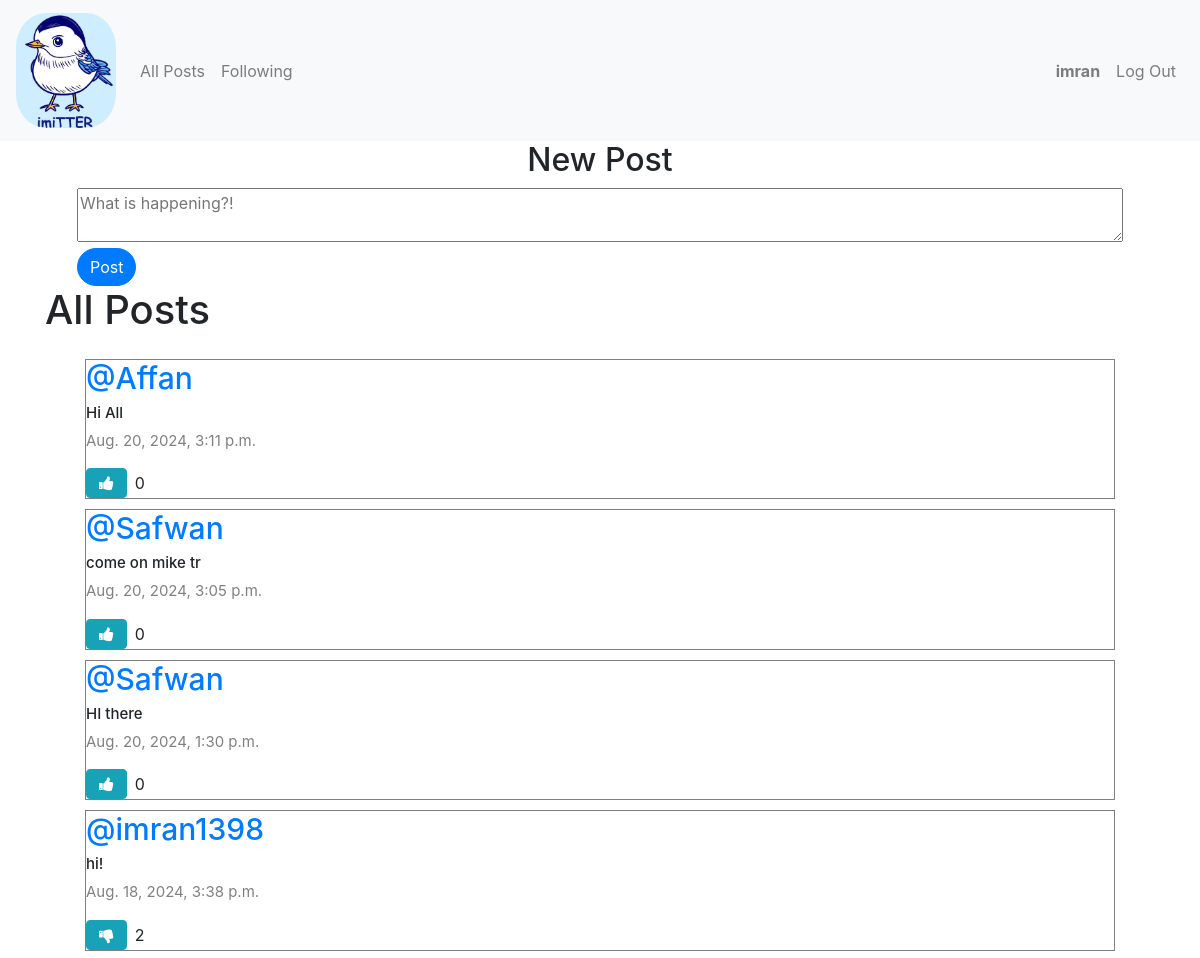
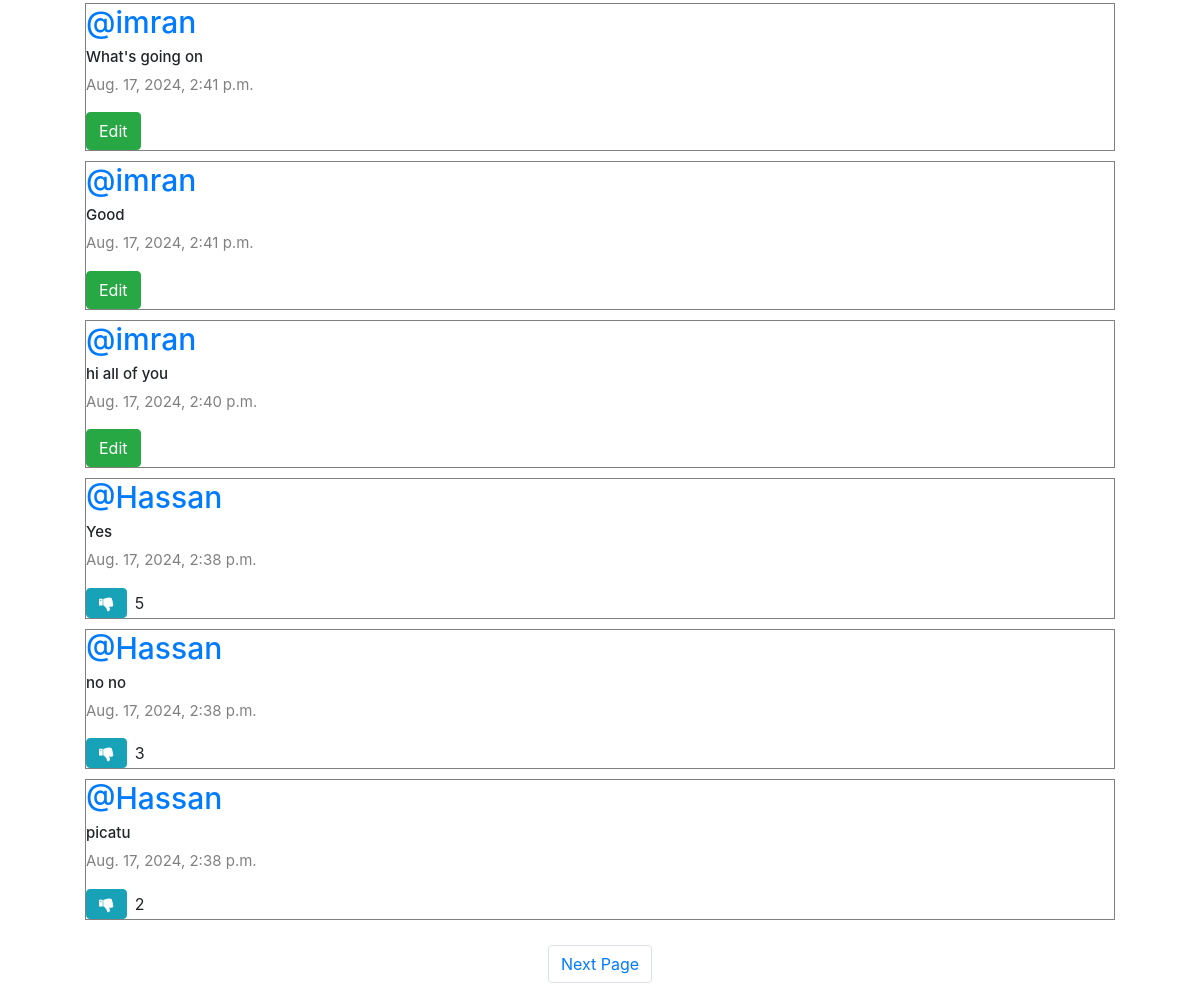
/ (signed in), run on the app's committed database (2 pictures, top to bottom).
### network/models.py (models this page shows, shortened)
class User(AbstractUser):
    pass

class Post(models.Model):
    content = models.CharField(max_length=140)
    user = models.ForeignKey(User, on_delete=models.CASCADE, related_name="author")
    date = models.DateTimeField(auto_now_add=True)
    def like_count(self):
        return self.post_like.count()

### network/views.py (the view)
# urls.py: path("", views.index, name="index"),
def index(request):
    allPosts = Post.objects.all().order_by("id").reverse()
    paginator = Paginator(allPosts, 10)
    page_number = request.GET.get('page')
    posts_of_the_page = paginator.get_page(page_number)
    allLikes = Like.objects.all()
    whoYouLiked = [like.post.id for like in allLikes if like.user.id == request.user.id]
    return render(request, "network/index.html", {
        "posts_of_the_page": posts_of_the_page,
        "whoYouLiked": whoYouLiked,
    })

### network/templates/network/index.html (shortened to what this page needs)
{% extends "network/layout.html" %}
{% block body %}
{% if user.is_authenticated %}
<div class="new-post">
    <h2>New Post</h2>
    <form action="{% url 'newPost' %}" method="post">
        <textarea name="content" row="4" cols="100" placeholder="What is happening?!"></textarea>
        <br />
        <input type="submit" value="Post" class="btn btn-primary" style="border-radius: 20px;">
    </form>
</div>
{% endif %}
<h1>All Posts</h1>
<div class="all-posts">
    {% for post in posts_of_the_page %}
    <div class="row post">
        <h5 class="username"><a href="{% url 'profile' user_id=post.user.id %}">@{{ post.user }}</a></h5>
        <h6 class="content" id="content_{{ post.id }}">{{ post.content }}</h6>
        <p class="date">{{ post.date }}</p>
        <div class="d-flex justify-content-between align-items-center like-unlike-buttons">
            {% if user.is_authenticated %}
            {% if user == post.user %}
            <button class="btn btn-success" data-toggle="modal"
                data-target="#modal_edit_post_{{ post.id }}">Edit</button>
            {% else %}
            <div class="d-flex align-items-center">
                <button
                    class="btn btn-info fa {% if post.id in whoYouLiked %}fa-thumbs-down{% else %}fa-thumbs-up{% endif %}"
                    onclick="likeHandler({{ post.id }}, {{ whoYouLiked }})" id="{{ post.id }}"></button>
                <p id="like-count-{{ post.id }}" class="ml-2 mb-0">{{ post.like_count }}</p>
            </div>
            {% endif %}
            {% endif %}
        </div>
    </div>
    {% endfor %}
</div>
<nav aria-label="Page navigation example">
    <ul class="pagination d-flex justify-content-center">
        {% if posts_of_the_page.has_next %}
        <li class="page-item"><a class="page-link" href="?page={{ posts_of_the_page.next_page_number }}">Next Page</a>
        </li>
        {% endif %}
    </ul>
</nav>
{% endblock %}

### network/templates/network/layout.html (shortened to what this page needs)
{% load static %}
<!DOCTYPE html>
<html lang="en">
<head>
    <link rel="stylesheet" href="https://stackpath.bootstrapcdn.com/bootstrap/4.4.1/css/bootstrap.min.css"
>
    <link href="{% static 'network/styles.css' %}" rel="stylesheet">
    <link rel="stylesheet" href="https://cdnjs.cloudflare.com/ajax/libs/font-awesome/4.7.0/css/font-awesome.min.css">
</head>
<body>
    <nav class="navbar navbar-expand-lg navbar-light bg-light">
        <a class="navbar-brand" href="{% url 'index' %}">
            <img class="img-fluid" src="{% static 'Images/blue.jpg' %}" alt="imiTTER"
                style="max-width: 100px; border-radius: 30%;">
        </a>
        <ul class="navbar-nav d-flex w-100 align-items-center">
            <li class="nav-item">
                <a class="nav-link" href="{% url 'index' %}">All Posts</a>
            </li>
            {% if user.is_authenticated %}
            <li class="nav-item">
                <a class="nav-link" href="{% url 'following' %}">Following</a>
            </li>
            {% endif %}
            {% if user.is_authenticated %}
            <li class="nav-item">
                <a class="nav-link" href="{% url 'profile' user_id=user.id %}"><strong>{{ user.username }}</strong></a>
            </li>
            <li class="nav-item">
                <a class="nav-link" href="{% url 'logout' %}">Log Out</a>
            </li>
            {% endif %}
        </ul>
    </nav>
    <div class="body container">
        {% block body %}
        {% endblock %}
    </div>
</body>
</html>

### network/static/network/styles.css (style rules this page uses)
.new-post { display: flex; flex-direction: column; justify-content: center; align-items: center; }
.all-posts { display: flex; justify-content: flex-start; flex-direction: column; margin: 20px; }
.post { border: 0.1px solid gray; display: flex; justify-content: center; flex-direction: column; box-sizing: border-box; margin: 5px 20px; }
.content { font-size: 15px; }
.username { font-size: 30px; }
.date { color: gray; font-size: 15px; }

### data on the page
User: username "imran"
Post: user "Affan", content "Hi All", date "Aug. 20, 2024, 3:11 p.m.", like_count "0"
Post: user "Safwan", content "come on mike tr", date "Aug. 20, 2024, 3:05 p.m.", like_count "0"
Post: user "Safwan", content "HI there", date "Aug. 20, 2024, 1:30 p.m.", like_count "0"
Post: user "imran1398", content "hi!", date "Aug. 18, 2024, 3:38 p.m.", like_count "2"
Post: user "imran", content "What's going on", date "Aug. 17, 2024, 2:41 p.m."
Post: user "imran", content "Good", date "Aug. 17, 2024, 2:41 p.m."
Post: user "imran", content "hi all of you", date "Aug. 17, 2024, 2:40 p.m."
Post: user "Hassan", content "Yes", date "Aug. 17, 2024, 2:38 p.m.", like_count "5"
Post: user "Hassan", content "no no", date "Aug. 17, 2024, 2:38 p.m.", like_count "3"
Post: user "Hassan", content "picatu", date "Aug. 17, 2024, 2:38 p.m.", like_count "2"
